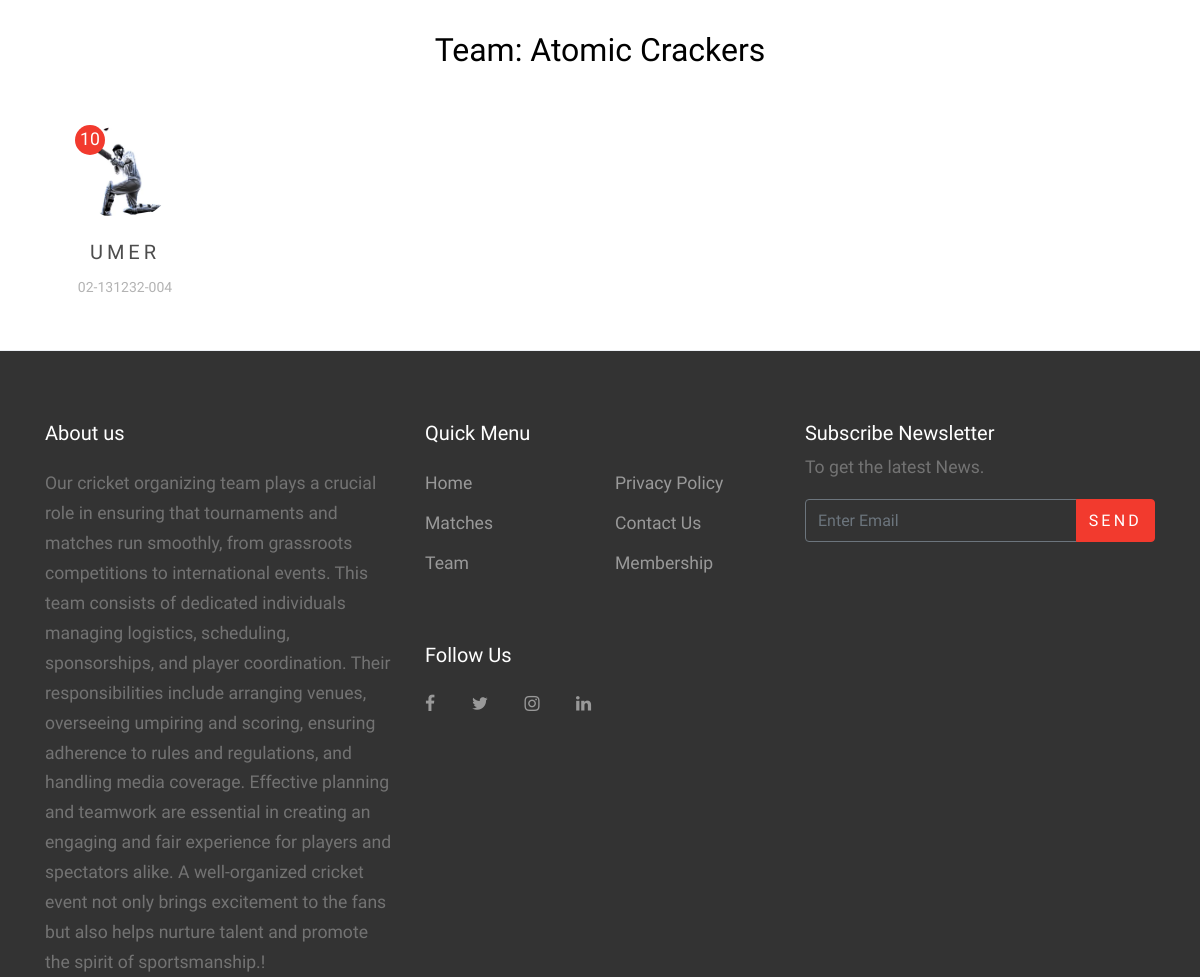
Page /teams/ (middle part) on the earlier database version.
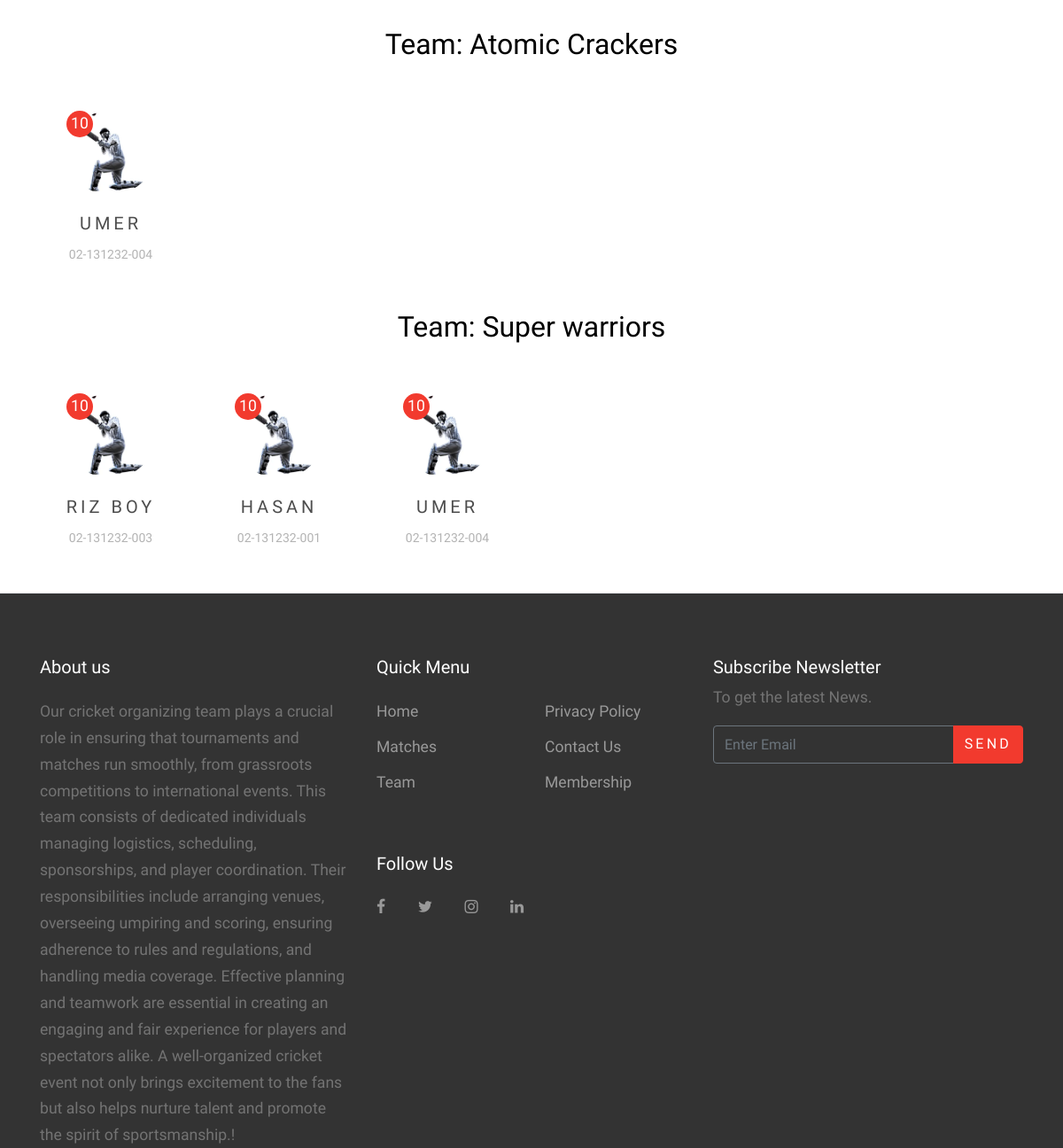
Same page on the later database version.
### main/models.py (models this page shows, shortened)
class Team(models.Model):
    name = models.CharField(max_length=100)
    players = models.ManyToManyField(Player, related_name='teams')

class Player(models.Model):
    name = models.CharField(max_length=100)
    enrollment = models.CharField(max_length=100)

### main/views.py (the view)
# urls.py: path('teams/', teams, name='teams'),
def teams(request):
    teams = Team.objects.all()
    context = {
        'teams': teams,
    }
    return render(request, 'team.html',context)

### main/templates/team.html (shortened to what the changed rows need)
<!DOCTYPE html>
<html lang="en">
  <head>
    {% load static %}
    <link rel="stylesheet" href="{% static 'fonts/icomoon/style.css' %}">
    <link rel="stylesheet" href="{% static 'css/bootstrap.min.css' %}">
    <link rel="stylesheet" href="{% static 'css/magnific-popup.css' %}">
    <link rel="stylesheet" href="{% static 'css/jquery-ui.css' %}">
    <link rel="stylesheet" href="{% static 'css/owl.carousel.min.css' %}">
    <link rel="stylesheet" href="{% static 'css/owl.theme.default.min.css' %}">
    <link rel="stylesheet" href="{% static 'css/aos.css' %}">
    <link rel="stylesheet" href="{% static 'css/style.css' %}">
  </head>
  <body>
  <div class="site-wrap">
    <div class="site-section">
      {%for team in teams%}
      <div class="container">
        <div class="row">
          <div class="col-md-12 text-center mb-5">
            <h2 class="text-black">Team: {{team.name}}</h2>
          </div>
        </div>
        <div class="row">
          {% for player in team.players.all %}
          <div class="mb-4 mb-lg-0 col-6 col-md-4 col-lg-2 text-center">
            <div class="player mb-5">
              <span class="team-number">10</span>
              <img src="{% static 'images/players.png' %}" alt="Image" class="img-fluid image rounded-circle">
              <h2>{{player.name}}</h2>
              <span class="position">{{player.enrollment}}</span>
            </div>
          </div>
          {%endfor%}
      </div>
    </div>
  {%endfor%}
  </div>
  </body>
</html>

Differences in the rows shown:
added Team: name "Super warriors", Player (name "UMER", enrollment "02-131232-004")
now on this page (row unchanged): Player: name "RIZ BOY", enrollment "02-131232-003", shown under "Super warriors"
now on this page (row unchanged): Player: name "HASAN", enrollment "02-131232-001", shown under "Super warriors"
